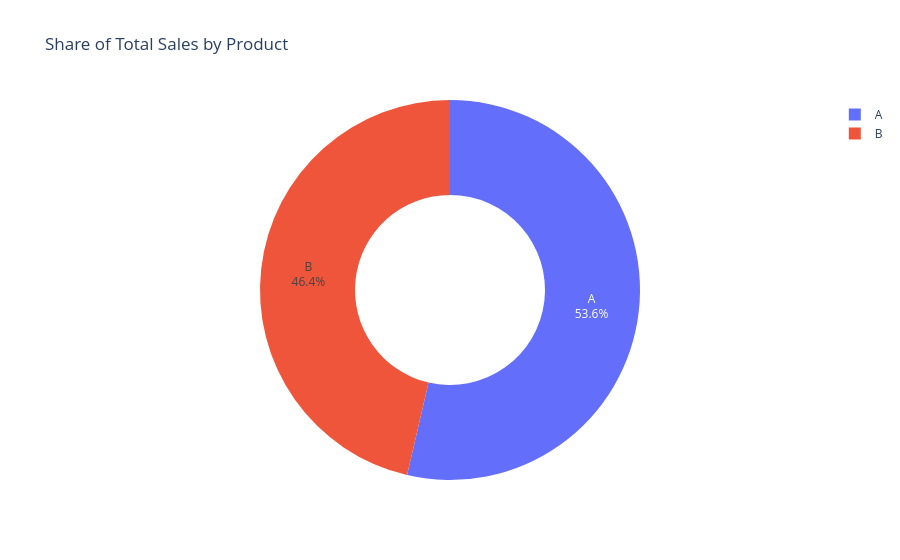

Notebook code cell kept with this figure:
### Code cell
fig = px.pie(
    product_sales,
    names="product",
    values="sales",
    hole=0.5,
    title="Share of Total Sales by Product"
)

fig.update_traces(textinfo="label+percent")

fig.show()

### Figure 1 — Plotly figure (JSON) as saved in the notebook; plotly's stock layout.template omitted (floating-point values rounded to 4 significant figures)
{"data": [{"domain": {"x": [0, 1], "y": [0, 1]}, "hole": 0.5, "hovertemplate": "product=%{label}<br>sales=%{value}<extra></extra>", "labels": ["A", "B"], "legendgroup": "", "name": "", "showlegend": true, "textinfo": "label+percent", "type": "pie", "values": [2699, 2334]}], "layout": {"legend": {"tracegroupgap": 0}, "title": {"text": "Share of Total Sales by Product"}}}
